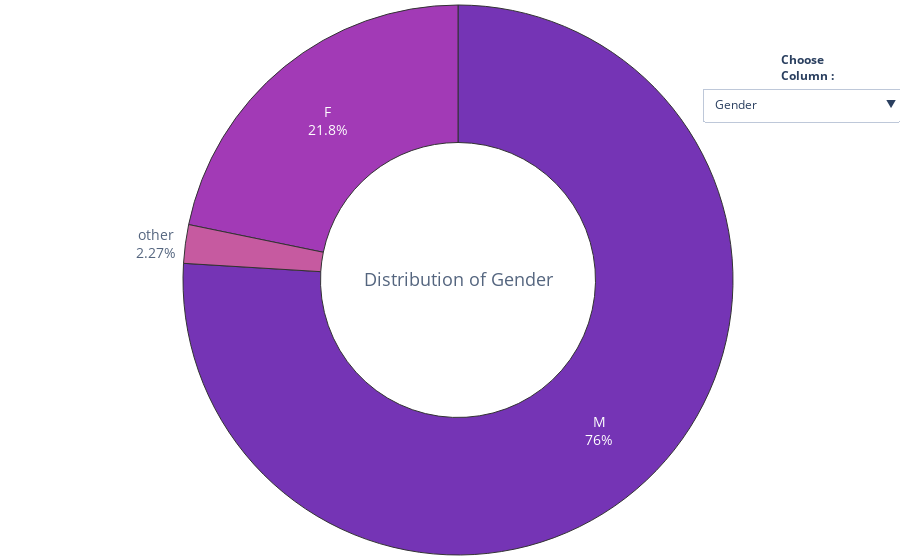

The notebook cell this image was saved under:
### Markdown cell above
Categorical Variables

### Code cell
df_ = df.drop(['Age', 'Country'], axis=1)

buttons = []
i = 0
vis = [False] * 24

for col in df_.columns:
    vis[i] = True
    buttons.append({'label' : col,
             'method' : 'update',
             'args'   : [{'visible' : vis},
             {'title'  : col}] })
    i+=1
    vis = [False] * 24

fig = go.Figure()

for col in df_.columns:
    fig.add_trace(go.Pie(
             values = df_[col].value_counts(),
             labels = df_[col].value_counts().index,
             title = dict(text = 'Distribution of {}'.format(col),
                          font = dict(size=18), 
                          ),
             hole = 0.5,
             hoverinfo='label+percent',))

fig.update_traces(hoverinfo='label+percent',
                  textinfo='label+percent',
                  textfont_size=14,
                  opacity = 0.8,
                  showlegend = False,
                  marker = dict(colors = sns.color_palette('plasma').as_hex(),
                              line=dict(color='#000000', width=1)))
              

fig.update_layout(margin=dict(t=0, b=0, l=0, r=0),
                  updatemenus = [dict(
                        type = 'dropdown',
                        x = 1.15,
                        y = 0.85,
                        showactive = True,
                        active = 0,
                        buttons = buttons)],
                 annotations=[
                             dict(text = "<b>Choose<br>Column<b> : ",
                             showarrow=False,
                             x = 1.06, y = 0.92, yref = "paper", align = "left")])

for i in range(1,22):
    fig.data[i].visible = False

fig.show()

### Figure 1 — Plotly figure (JSON) as saved in the notebook; plotly's stock layout.template omitted (floating-point values rounded to 4 significant figures)
{"data": [{"hole": 0.5, "hoverinfo": "label+percent", "labels": ["M", "F", "other"], "marker": {"colors": ["#5302a3", "#8b0aa5", "#b83289", "#db5c68", "#f48849", "#febd2a"], "line": {"color": "#000000", "width": 1}}, "opacity": 0.8, "showlegend": false, "textfont": {"size": 14}, "textinfo": "label+percent", "title": {"font": {"size": 18}, "text": "Distribution of Gender"}, "type": "pie", "values": [2045, 586, 61]}, {"hole": 0.5, "hoverinfo": "label+percent", "labels": ["No", "Yes"], "marker": {"colors": ["#5302a3", "#8b0aa5", "#b83289", "#db5c68", "#f48849", "#febd2a"], "line": {"color": "#000000", "width": 1}}, "opacity": 0.8, "showlegend": false, "textfont": {"size": 14}, "textinfo": "label+percent", "title": {"font": {"size": 18}, "text": "Distribution of self_employed"}, "type": "pie", "values": [2255, 437], "visible": false}, {"hole": 0.5, "hoverinfo": "label+percent", "labels": ["No", "Yes", "I don't know"], "marker": {"colors": ["#5302a3", "#8b0aa5", "#b83289", "#db5c68", "#f48849", "#febd2a"], "line": {"color": "#000000", "width": 1}}, "opacity": 0.8, "showlegend": false, "textfont": {"size": 14}, "textinfo": "label+percent", "title": {"font": {"size": 18}, "text": "Distribution of family_history"}, "type": "pie", "values": [1255, 1162, 275], "visible": false}, {"hole": 0.5, "hoverinfo": "label+percent", "labels": ["Yes", "No"], "marker": {"colors": ["#5302a3", "#8b0aa5", "#b83289", "#db5c68", "#f48849", "#febd2a"], "line": {"color": "#000000", "width": 1}}, "opacity": 0.8, "showlegend": false, "textfont": {"size": 14}, "textinfo": "label+percent", "title": {"font": {"size": 18}, "text": "Distribution of treatment"}, "type": "pie", "values": [1476, 1216], "visible": false}, {"hole": 0.5, "hoverinfo": "label+percent", "labels": ["Sometimes", "Rarely", "Never", "Often", "Very Often"], "marker": {"colors": ["#5302a3", "#8b0aa5", "#b83289", "#db5c68", "#f48849", "#febd2a"], "line": {"color": "#000000", "width": 1}}, "opacity": 0.8, "showlegend": false, "textfont": {"size": 14}, "textinfo": "label+percent", "title": {"font": {"size": 18}, "text": "Distribution of work_interfere"}, "type": "pie", "values": [1242, 530, 508, 398, 14], "visible": false}, {"hole": 0.5, "hoverinfo": "label+percent", "labels": ["26-100", "More than 1000", "6-25", "100-500", "1-5", "500-1000"], "marker": {"colors": ["#5302a3", "#8b0aa5", "#b83289", "#db5c68", "#f48849", "#febd2a"], "line": {"color": "#000000", "width": 1}}, "opacity": 0.8, "showlegend": false, "textfont": {"size": 14}, "textinfo": "label+percent", "title": {"font": {"size": 18}, "text": "Distribution of no_employees"}, "type": "pie", "values": [631, 574, 549, 475, 277, 186], "visible": false}, {"hole": 0.5, "hoverinfo": "label+percent", "labels": ["No", "Sometimes", "Yes", "Always", "Never"], "marker": {"colors": ["#5302a3", "#8b0aa5", "#b83289", "#db5c68", "#f48849", "#febd2a"], "line": {"color": "#000000", "width": 1}}, "opacity": 0.8, "showlegend": false, "textfont": {"size": 14}, "textinfo": "label+percent", "title": {"font": {"size": 18}, "text": "Distribution of remote_work"}, "type": "pie", "values": [883, 757, 376, 343, 333], "visible": false}, {"hole": 0.5, "hoverinfo": "label+percent", "labels": ["Yes", "No"], "marker": {"colors": ["#5302a3", "#8b0aa5", "#b83289", "#db5c68", "#f48849", "#febd2a"], "line": {"color": "#000000", "width": 1}}, "opacity": 0.8, "showlegend": false, "textfont": {"size": 14}, "textinfo": "label+percent", "title": {"font": {"size": 18}, "text": "Distribution of tech_company"}, "type": "pie", "values": [1939, 753], "visible": false}, {"hole": 0.5, "hoverinfo": "label+percent", "labels": ["Yes", "Don´t Know", "No", "Not Elegible"], "marker": {"colors": ["#5302a3", "#8b0aa5", "#b83289", "#db5c68", "#f48849", "#febd2a"], "line": {"color": "#000000", "width": 1}}, "opacity": 0.8, "showlegend": false, "textfont": {"size": 14}, "textinfo": "label+percent", "title": {"font": {"size": 18}, "text": "Distribution of benefits"}, "type": "pie", "values": [1148, 779, 638, 127], "visible": false}, {"hole": 0.5, "hoverinfo": "label+percent", "labels": ["No", "Yes", "Not sure"], "marker": {"colors": ["#5302a3", "#8b0aa5", "#b83289", "#db5c68", "#f48849", "#febd2a"], "line": {"color": "#000000", "width": 1}}, "opacity": 0.8, "showlegend": false, "textfont": {"size": 14}, "textinfo": "label+percent", "title": {"font": {"size": 18}, "text": "Distribution of care_options"}, "type": "pie", "values": [1000, 869, 823], "visible": false}, {"hole": 0.5, "hoverinfo": "label+percent", "labels": ["No", "Yes", "Don´t Know"], "marker": {"colors": ["#5302a3", "#8b0aa5", "#b83289", "#db5c68", "#f48849", "#febd2a"], "line": {"color": "#000000", "width": 1}}, "opacity": 0.8, "showlegend": false, "textfont": {"size": 14}, "textinfo": "label+percent", "title": {"font": {"size": 18}, "text": "Distribution of wellness_program"}, "type": "pie", "values": [1747, 549, 396], "visible": false}, {"hole": 0.5, "hoverinfo": "label+percent", "labels": ["No", "Don´t Know", "Yes"], "marker": {"colors": ["#5302a3", "#8b0aa5", "#b83289", "#db5c68", "#f48849", "#febd2a"], "line": {"color": "#000000", "width": 1}}, "opacity": 0.8, "showlegend": false, "textfont": {"size": 14}, "textinfo": "label+percent", "title": {"font": {"size": 18}, "text": "Distribution of seek_help"}, "type": "pie", "values": [1266, 785, 641], "visible": false}, {"hole": 0.5, "hoverinfo": "label+percent", "labels": ["Don´t Know", "Yes", "No"], "marker": {"colors": ["#5302a3", "#8b0aa5", "#b83289", "#db5c68", "#f48849", "#febd2a"], "line": {"color": "#000000", "width": 1}}, "opacity": 0.8, "showlegend": false, "textfont": {"size": 14}, "textinfo": "label+percent", "title": {"font": {"size": 18}, "text": "Distribution of anonymity"}, "type": "pie", "values": [1669, 770, 253], "visible": false}, {"hole": 0.5, "hoverinfo": "label+percent", "labels": ["Don´t Know", "Somewhat easy", "Very easy", "Somewhat difficult", "Very difficult", "Neither easy nor difficult"], "marker": {"colors": ["#5302a3", "#8b0aa5", "#b83289", "#db5c68", "#f48849", "#febd2a"], "line": {"color": "#000000", "width": 1}}, "opacity": 0.8, "showlegend": false, "textfont": {"size": 14}, "textinfo": "label+percent", "title": {"font": {"size": 18}, "text": "Distribution of leave"}, "type": "pie", "values": [767, 590, 467, 376, 267, 225], "visible": false}, {"hole": 0.5, "hoverinfo": "label+percent", "labels": ["Maybe", "No", "Yes"], "marker": {"colors": ["#5302a3", "#8b0aa5", "#b83289", "#db5c68", "#f48849", "#febd2a"], "line": {"color": "#000000", "width": 1}}, "opacity": 0.8, "showlegend": false, "textfont": {"size": 14}, "textinfo": "label+percent", "title": {"font": {"size": 18}, "text": "Distribution of mental_health_consequence"}, "type": "pie", "values": [1055, 1022, 615], "visible": false}, {"hole": 0.5, "hoverinfo": "label+percent", "labels": ["No", "Maybe", "Yes"], "marker": {"colors": ["#5302a3", "#8b0aa5", "#b83289", "#db5c68", "#f48849", "#febd2a"], "line": {"color": "#000000", "width": 1}}, "opacity": 0.8, "showlegend": false, "textfont": {"size": 14}, "textinfo": "label+percent", "title": {"font": {"size": 18}, "text": "Distribution of phys_health_consequence"}, "type": "pie", "values": [1877, 609, 206], "visible": false}, {"hole": 0.5, "hoverinfo": "label+percent", "labels": ["Some of them", "No", "Yes", "Maybe"], "marker": {"colors": ["#5302a3", "#8b0aa5", "#b83289", "#db5c68", "#f48849", "#febd2a"], "line": {"color": "#000000", "width": 1}}, "opacity": 0.8, "showlegend": false, "textfont": {"size": 14}, "textinfo": "label+percent", "title": {"font": {"size": 18}, "text": "Distribution of coworkers"}, "type": "pie", "values": [864, 750, 599, 479], "visible": false}, {"hole": 0.5, "hoverinfo": "label+percent", "labels": ["Yes", "No", "Maybe", "Some of them"], "marker": {"colors": ["#5302a3", "#8b0aa5", "#b83289", "#db5c68", "#f48849", "#febd2a"], "line": {"color": "#000000", "width": 1}}, "opacity": 0.8, "showlegend": false, "textfont": {"size": 14}, "textinfo": "label+percent", "title": {"font": {"size": 18}, "text": "Distribution of supervisor"}, "type": "pie", "values": [1097, 786, 418, 391], "visible": false}, {"hole": 0.5, "hoverinfo": "label+percent", "labels": ["No", "Maybe", "Yes"], "marker": {"colors": ["#5302a3", "#8b0aa5", "#b83289", "#db5c68", "#f48849", "#febd2a"], "line": {"color": "#000000", "width": 1}}, "opacity": 0.8, "showlegend": false, "textfont": {"size": 14}, "textinfo": "label+percent", "title": {"font": {"size": 18}, "text": "Distribution of mental_health_interview"}, "type": "pie", "values": [1891, 645, 156], "visible": false}, {"hole": 0.5, "hoverinfo": "label+percent", "labels": ["Maybe", "No", "Yes"], "marker": {"colors": ["#5302a3", "#8b0aa5", "#b83289", "#db5c68", "#f48849", "#febd2a"], "line": {"color": "#000000", "width": 1}}, "opacity": 0.8, "showlegend": false, "textfont": {"size": 14}, "textinfo": "label+percent", "title": {"font": {"size": 18}, "text": "Distribution of phys_health_interview"}, "type": "pie", "values": [1190, 941, 561], "visible": false}, {"hole": 0.5, "hoverinfo": "label+percent", "labels": ["Don´t Know", "Yes", "No"], "marker": {"colors": ["#5302a3", "#8b0aa5", "#b83289", "#db5c68", "#f48849", "#febd2a"], "line": {"color": "#000000", "width": 1}}, "opacity": 0.8, "showlegend": false, "textfont": {"size": 14}, "textinfo": "label+percent", "title": {"font": {"size": 18}, "text": "Distribution of mental_vs_physical"}, "type": "pie", "values": [1153, 795, 744], "visible": false}, {"hole": 0.5, "hoverinfo": "label+percent", "labels": ["No", "Yes"], "marker": {"colors": ["#5302a3", "#8b0aa5", "#b83289", "#db5c68", "#f48849", "#febd2a"], "line": {"color": "#000000", "width": 1}}, "opacity": 0.8, "showlegend": false, "textfont": {"size": 14}, "textinfo": "label+percent", "title": {"font": {"size": 18}, "text": "Distribution of obs_consequence"}, "type": "pie", "values": [2384, 308], "visible": false}], "layout": {"annotations": [{"align": "left", "showarrow": false, "text": "<b>Choose<br>Column<b> : ", "x": 1.06, "y": 0.92, "yref": "paper"}], "margin": {"b": 0, "l": 0, "r": 0, "t": 0}, "updatemenus": [{"active": 0, "buttons": [{"args": [{"visible": [true, false, false, false, false, false, false, false, false, false, false, false, false, false, false, false, false, false, false, false, false, false, false, false]}, {"title": "Gender"}], "label": "Gender", "method": "update"}, {"args": [{"visible": [false, true, false, false, false, false, false, false, false, false, false, false, false, false, false, false, false, false, false, false, false, false, false, false]}, {"title": "self_employed"}], "label": "self_employed", "method": "update"}, {"args": [{"visible": [false, false, true, false, false, false, false, false, false, false, false, false, false, false, false, false, false, false, false, false, false, false, false, false]}, {"title": "family_history"}], "label": "family_history", "method": "update"}, {"args": [{"visible": [false, false, false, true, false, false, false, false, false, false, false, false, false, false, false, false, false, false, false, false, false, false, false, false]}, {"title": "treatment"}], "label": "treatment", "method": "update"}, {"args": [{"visible": [false, false, false, false, true, false, false, false, false, false, false, false, false, false, false, false, false, false, false, false, false, false, false, false]}, {"title": "work_interfere"}], "label": "work_interfere", "method": "update"}, {"args": [{"visible": [false, false, false, false, false, true, false, false, false, false, false, false, false, false, false, false, false, false, false, false, false, false, false, false]}, {"title": "no_employees"}], "label": "no_employees", "method": "update"}, {"args": [{"visible": [false, false, false, false, false, false, true, false, false, false, false, false, false, false, false, false, false, false, false, false, false, false, false, false]}, {"title": "remote_work"}], "label": "remote_work", "method": "update"}, {"args": [{"visible": [false, false, false, false, false, false, false, true, false, false, false, false, false, false, false, false, false, false, false, false, false, false, false, false]}, {"title": "tech_company"}], "label": "tech_company", "method": "update"}, {"args": [{"visible": [false, false, false, false, false, false, false, false, true, false, false, false, false, false, false, false, false, false, false, false, false, false, false, false]}, {"title": "benefits"}], "label": "benefits", "method": "update"}, {"args": [{"visible": [false, false, false, false, false, false, false, false, false, true, false, false, false, false, false, false, false, false, false, false, false, false, false, false]}, {"title": "care_options"}], "label": "care_options", "method": "update"}, {"args": [{"visible": [false, false, false, false, false, false, false, false, false, false, true, false, false, false, false, false, false, false, false, false, false, false, false, false]}, {"title": "wellness_program"}], "label": "wellness_program", "method": "update"}, {"args": [{"visible": [false, false, false, false, false, false, false, false, false, false, false, true, false, false, false, false, false, false, false, false, false, false, false, false]}, {"title": "seek_help"}], "label": "seek_help", "method": "update"}, {"args": [{"visible": [false, false, false, false, false, false, false, false, false, false, false, false, true, false, false, false, false, false, false, false, false, false, false, false]}, {"title": "anonymity"}], "label": "anonymity", "method": "update"}, {"args": [{"visible": [false, false, false, false, false, false, false, false, false, false, false, false, false, true, false, false, false, false, false, false, false, false, false, false]}, {"title": "leave"}], "label": "leave", "method": "update"}, {"args": [{"visible": [false, false, false, false, false, false, false, false, false, false, false, false, false, false, true, false, false, false, false, false, false, false, false, false]}, {"title": "mental_health_consequence"}], "label": "mental_health_consequence", "method": "update"}, {"args": [{"visible": [false, false, false, false, false, false, false, false, false, false, false, false, false, false, false, true, false, false, false, false, false, false, false, false]}, {"title": "phys_health_consequence"}], "label": "phys_health_consequence", "method": "update"}, {"args": [{"visible": [false, false, false, false, false, false, false, false, false, false, false, false, false, false, false, false, true, false, false, false, false, false, false, false]}, {"title": "coworkers"}], "label": "coworkers", "method": "update"}, {"args": [{"visible": [false, false, false, false, false, false, false, false, false, false, false, false, false, false, false, false, false, true, false, false, false, false, false, false]}, {"title": "supervisor"}], "label": "supervisor", "method": "update"}, {"args": [{"visible": [false, false, false, false, false, false, false, false, false, false, false, false, false, false, false, false, false, false, true, false, false, false, false, false]}, {"title": "mental_health_interview"}], "label": "mental_health_interview", "method": "update"}, {"args": [{"visible": [false, false, false, false, false, false, false, false, false, false, false, false, false, false, false, false, false, false, false, true, false, false, false, false]}, {"title": "phys_health_interview"}], "label": "phys_health_interview", "method": "update"}, {"args": [{"visible": [false, false, false, false, false, false, false, false, false, false, false, false, false, false, false, false, false, false, false, false, true, false, false, false]}, {"title": "mental_vs_physical"}], "label": "mental_vs_physical", "method": "update"}, {"args": [{"visible": [false, false, false, false, false, false, false, false, false, false, false, false, false, false, false, false, false, false, false, false, false, true, false, false]}, {"title": "obs_consequence"}], "label": "obs_consequence", "method": "update"}], "showactive": true, "type": "dropdown", "x": 1.15, "y": 0.85}]}}
